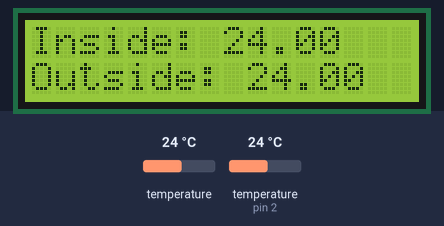
A sketch run on a simulated Arduino Uno, built with avr-gcc and run on an emulated ATmega328P. Shown: 16×2 character LCD. The test bench sets the inputs (shaded band); at power-on: temperature 24 °C, temperature (sensor on pin 2) 24 °C. What the sketch prints to the serial monitor is not drawn.

Above: at 1.2 s.
1.3 s: temperature (sensor 0) set to 12 °C
At 3.0 s:
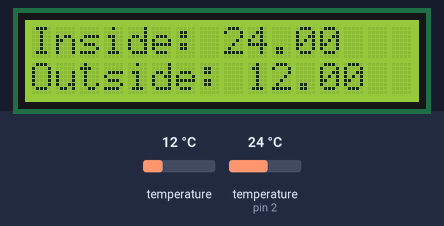
3.7 s: temperature (sensor on pin 2) set to 12 °C
At 5.8 s:
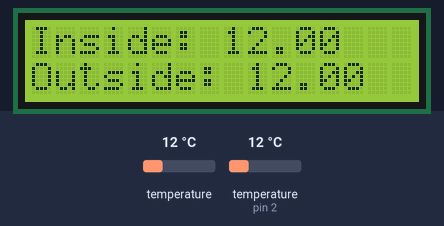
6.3 s: temperature (sensor 0) set to 19 °C
At 8.6 s:
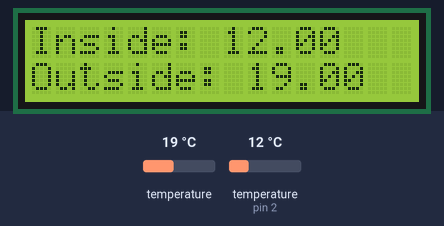
8.9 s: temperature (sensor on pin 2) set to 19 °C
At 11.2 s:
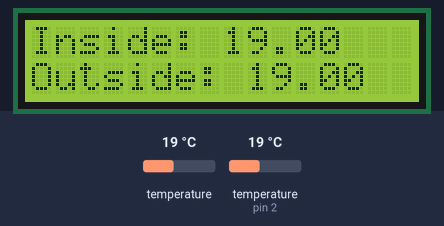
11.5 s: temperature (sensor 0) set to 28 °C
At 13.8 s:
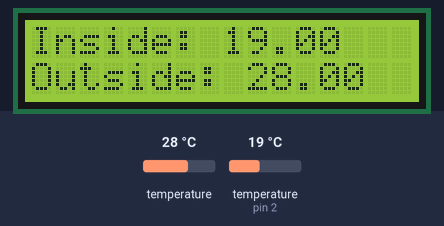
14.1 s: temperature (sensor on pin 2) set to 28 °C
At 15.7 s:
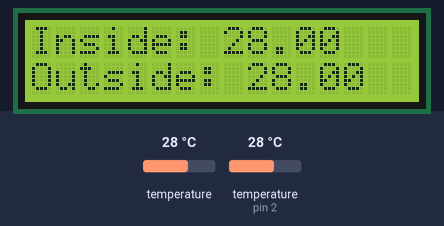
Timing chart, 0 to 17.2 s (numbered marks = the images above; inputs shaded):
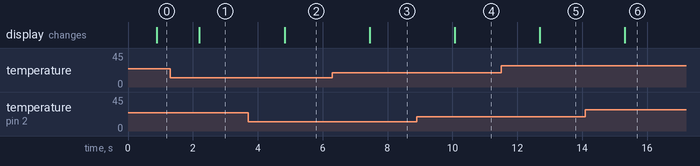

The sketch:

Evaluatie_week3.ino
```cpp
#include <OneWire.h>
#include <DallasTemperature.h>
#include <Wire.h>
#include <LiquidCrystal_I2C.h>
#include <Adafruit_BMP280.h>

#define ONE_WIRE_BUS 2

Adafruit_BMP280 bmp;

OneWire oneWire(ONE_WIRE_BUS);
DallasTemperature sensors(&oneWire);

LiquidCrystal_I2C lcd(0x27, 16, 2);


void setup() {
  Serial.begin(9600);
   sensors.begin();

   lcd.begin();

    lcd.backlight();
    lcd.clear();

   if (!bmp.begin()) {
    Serial.println(F("Could not find a valid BMP280 sensor, check wiring!"));
    while (1);
  }
  bmp.setSampling(Adafruit_BMP280::MODE_NORMAL,     /* Operating Mode. */
                  Adafruit_BMP280::SAMPLING_X2,     /* Temp. oversampling */
                  Adafruit_BMP280::SAMPLING_X16,    /* Pressure oversampling */
                  Adafruit_BMP280::FILTER_X16,      /* Filtering. */
                  Adafruit_BMP280::STANDBY_MS_500); /* Standby time. */

}

void loop() {
  // TEMPERATUUR BINNEN
  sensors.requestTemperatures();
  Serial.print("Temperature inside: ");
  Serial.print(sensors.getTempCByIndex(0));
  Serial.println(" *C");

  lcd.setCursor(0, 0);
  lcd.print("Inside: ");
  lcd.setCursor(8, 0);
  lcd.print(sensors.getTempCByIndex(0));
  lcd.setCursor(14, 0);

  Serial.println();

  // TEMPERATUUR BUITEN
  Serial.print(F("Temperature outside: "));
  Serial.print(bmp.readTemperature());
  Serial.println(" *C");

  lcd.setCursor(0, 1);
  lcd.print("Outside: ");
  lcd.setCursor(9, 1);
  lcd.print(bmp.readTemperature());
  lcd.setCursor(14, 1);

  delay(500);

}
```

Measured:
- after the input at 1.3 s, the display: changes after 0.90 s (image 1)
- after the input at 3.7 s, the display: changes after 1.1 s (image 2)
- after the input at 6.3 s, the display: changes after 1.1 s (image 3)
- after the input at 8.9 s, the display: changes after 1.2 s (image 4)
- after the input at 11.5 s, the display: changes after 1.2 s (image 5)
- after the input at 14.1 s, the display: changes after 1.2 s (image 6)
